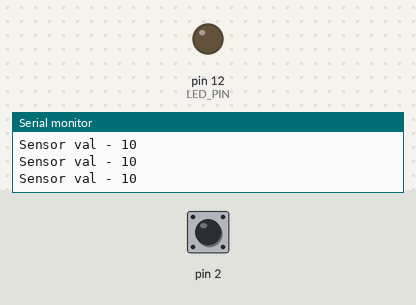
Recording of a sketch running on a simulated Arduino Uno, built with avr-gcc and run on an emulated ATmega328P. Parts: output pins drawn as LEDs (lit = HIGH), the last lines printed to the serial monitor. Dashed ring = blinking. The test bench sets the inputs (shaded band); at power-on: pin 2 HIGH.

Above: at 1.2 s.
1.3 s: pin 2 pulled LOW for 0.15 s
At 1.39 s:
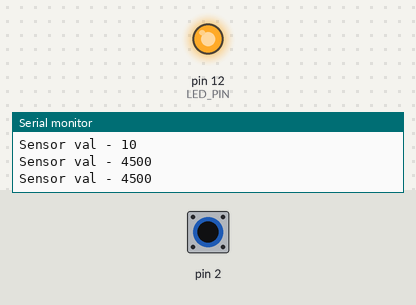
2.9 s: pin 2 pulled LOW for 0.15 s
At 4.0 s:
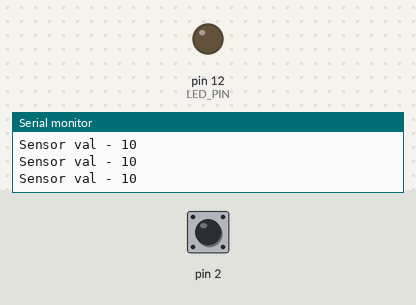
6.0 s: pin 2 pulled LOW for 3.2 s
At 7.0 s:
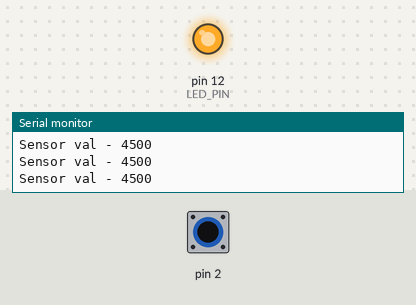
10.7 s: pin 2 pulsed LOW 2 times (0.12 s each, 0.3 s apart)
At 10.77 s:
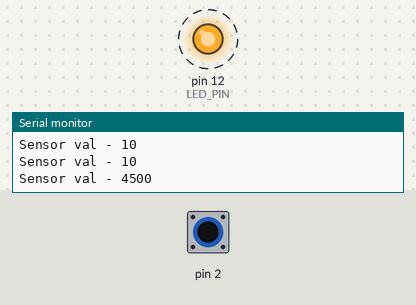
14.3 s: pin 2 driven LOW
At 15.8 s:
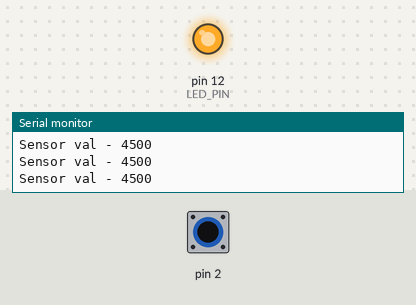
17.3 s: pin 2 driven HIGH
At 18.1 s:
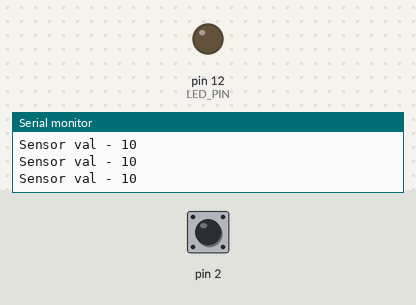
Timing chart, 0 to 19.8 s (numbered marks = the images above; inputs shaded):
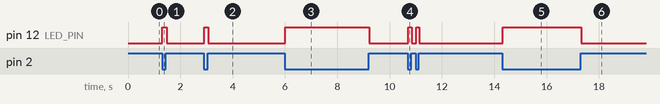

Measured:
- after the input at 1.3 s, pin 12 (LED_PIN): LOW → HIGH at once, → LOW 0.16 s later
- after the input at 2.9 s, pin 12 (LED_PIN): LOW → HIGH at once, → LOW 0.16 s later
- after the input at 6.0 s, pin 12 (LED_PIN): LOW → HIGH at once, → LOW 3.2 s later
- after the input at 10.7 s, pin 12 (LED_PIN): alternates HIGH for 0.12 s and LOW for 0.18 s, 4 changes in all, then stays LOW, starting at once
- after the input at 14.3 s, pin 12 (LED_PIN): LOW → HIGH at once
- after the input at 17.3 s, pin 12 (LED_PIN): HIGH → LOW at once

The sketch:

touchy-feely-lamp.ino
```cpp
#include <CapacitiveSensor.h>
CapacitiveSensor capacitiveSensor = CapacitiveSensor(4, 2);

#define ILLUMINATE_LED_THRESHOLD 1000
#define LED_PIN 12

void setup() {
  Serial.begin(9600);

  pinMode(LED_PIN, OUTPUT);
}

void loop() {
  long sensorVal = capacitiveSensor.capacitiveSensor(30);
  Serial.print("Sensor val - ");
  Serial.println(sensorVal);

  digitalWrite(LED_PIN, sensorVal > ILLUMINATE_LED_THRESHOLD ? HIGH : LOW);
  delay(10);
}
```
